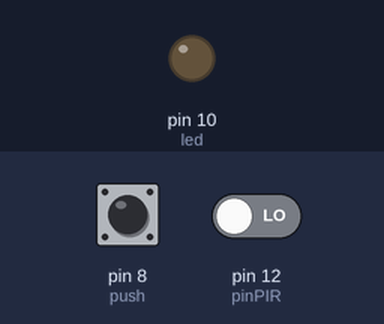
The sketch below on a simulated Arduino Uno, built with avr-gcc and run on an emulated ATmega328P. Shown: output pins drawn as LEDs (lit = HIGH). Dashed ring = blinking. Inputs (shaded band) come from the test bench; at power-on: pin 12 (pinPIR) LOW, pin 8 (push) HIGH. What the sketch prints to the serial monitor is not drawn.

Above: at 1.2 s.
1.3 s: pin 12 (pinPIR) driven HIGH
At 2.5 s:
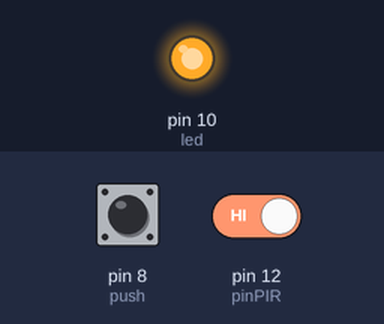
2.8 s: pin 8 (push) pulled LOW for 0.15 s
At 4.0 s:
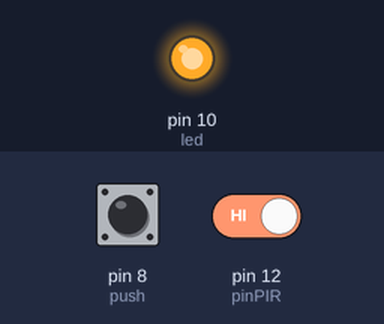
5.9 s: pin 8 (push) pulled LOW for 1 s
At 6.7 s:
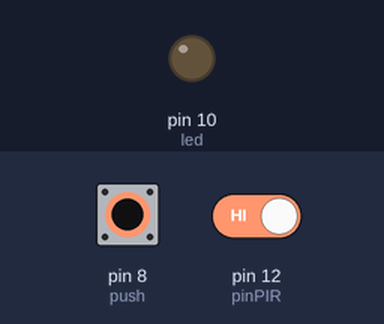
9.9 s: pin 8 (push) pulsed LOW 2 times (0.12 s each, 0.3 s apart)
At 10.11 s:
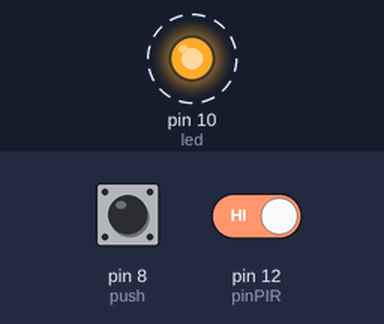
Timing chart, 0 to 12.9 s (numbered marks = the images above; inputs shaded):
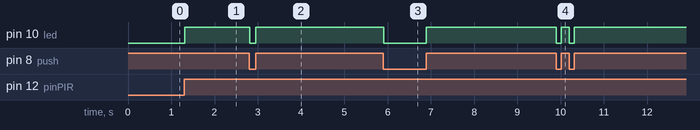

Measured:
- after the input at 1.3 s, pin 10 (led): LOW → HIGH at once
- after the input at 2.8 s, pin 10 (led): HIGH → LOW at once, → HIGH 0.14 s later
- after the input at 5.9 s, pin 10 (led): HIGH → LOW at once, → HIGH 0.99 s later
- after the input at 9.9 s, pin 10 (led): alternates HIGH for 0.18 s and LOW for 0.12 s, 4 changes in all, then stays HIGH, starting at once

The sketch:

C05a05.ino
```cpp
#define pinPIR 12
int const led = 10;
int const push = 8;

void setup() {
  pinMode (pinPIR, INPUT);
  pinMode (led, OUTPUT);
  pinMode (push, INPUT_PULLUP);
  Serial.begin(9000);
}

void loop() {


  if (digitalRead (push) == LOW) {
    digitalWrite (led, LOW);
  }
  else {
  if (digitalRead(pinPIR)) {
    Serial.println("Detected");
    digitalWrite(led,HIGH);
  } else {
    Serial.print("----");
    }
  }
}
```
